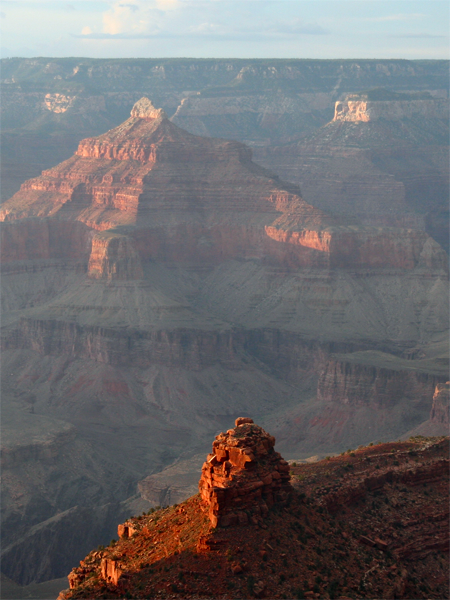
#> input picture data/15_beta0.5.png, 450 x 600 px, given in place of fog.jpg, which was not available
$ jupyter execute alpha_blending.ipynb
#> lines starting #> are read from the running program, lines starting #| are printed output that depends on the picture; pictures that were not available may be replaced by others from this repository, and a replacement may not be noted
[cell 1]
import cv2
import os
from glob import glob
from matplotlib import pyplot as plt

[cell 2]
_NYU_PATH = 'D:\\data\\dehaze\\nyu\\bedroom_0131'
_REVIDE_PATH = 'D:\\data\\dehaze\\REVIDE_inside\\Train\\gt\\E001_2'

[cell 3]
fog_1 = cv2.imread('../../data/fog.jpg')
#> fog_1 is the input picture: shape (600, 450, 3); mean B, G, R 108.4, 106.1, 108.5
fog_2 = cv2.imread('../../data/fog_2.jpg')
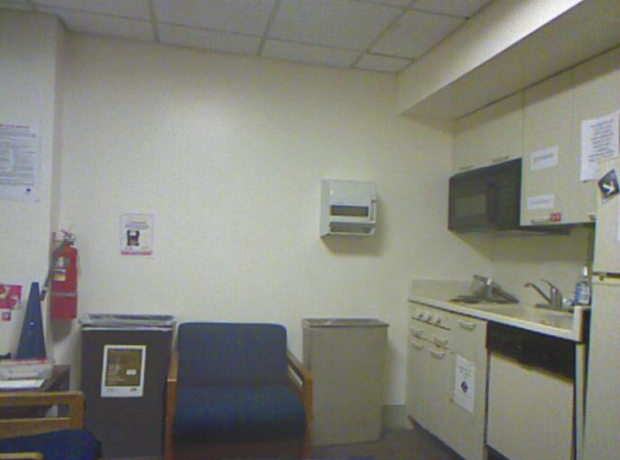
#> input picture data/15_beta1.0.png, 620 x 460 px, given in place of fog_2.jpg, which was not available
#> fog_2 is the input picture: shape (460, 620, 3); mean B, G, R 122.9, 131.9, 131.2
fog_3 = cv2.imread('../../data/fog_square.png')
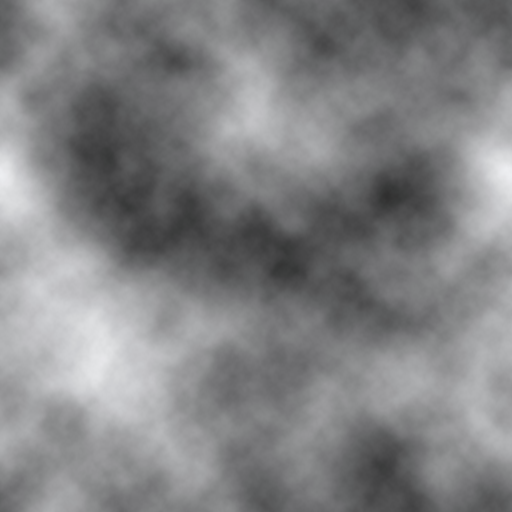
#> input picture data/fog_square.png, 512 x 512 px
#> fog_3 is the input picture: shape (512, 512, 3); mean B, G, R 132.4, 130.8, 130.3

[cell 4]
# fog_1.shape, background.shape

[cell 5]
list_imgs = glob(os.path.join(_REVIDE_PATH, '*'))
list_imgs[0]

[cell 6]
def blending(clear, fog):
    """
    Alpha blending
    param:
        clear: is original image path
        fog: is fog image path
    return:
        hazy: is hazy-image
    """
    clear = cv2.imread(clear)
    fog = cv2.imread(fog)
    fog = cv2.resize(fog, clear.shape[1::-1])
    hazy = cv2.addWeighted(clear, 0.5, fog, 0.5, 0)
    return hazy

[cell 7]
src1 = cv2.imread(list_imgs[0])
src2 = fog_3

src2 = cv2.resize(src2, src1.shape[1::-1])
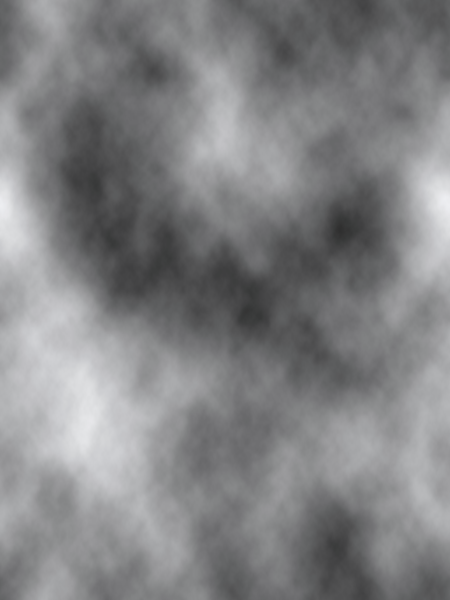
#> src2: shape (600, 450, 3); mean B, G, R 132.3, 130.7, 130.2

[cell 8]
# dst

[cell 9]
dst = cv2.addWeighted(src1, 0.5, src2, 0.5, 0)
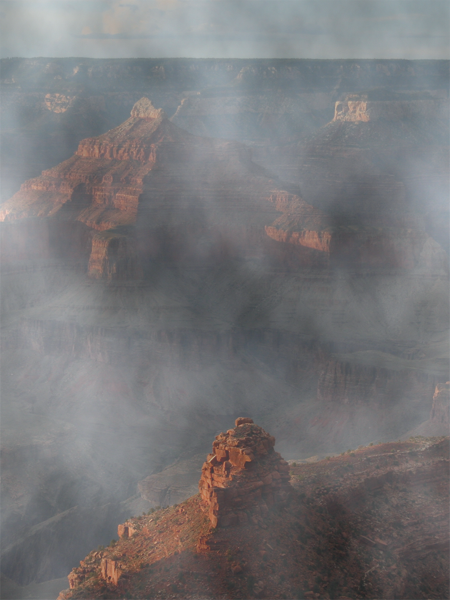
#> dst: shape (600, 450, 3); mean B, G, R 120.4, 118.4, 119.4
plt.imshow(dst)
